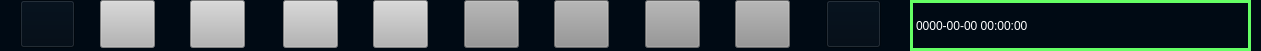
    <widget class="QWidget" name="widget_6" native="true">
     <property name="geometry">
      <rect>
       <x>330</x>
       <y>940</y>
       <width>1261</width>
       <height>51</height>
      </rect>
     </property>
     <property name="styleSheet">
      <string notr="true">background-color: rgb(0, 10, 20);</string>
     </property>
     <widget class="QPushButton" name="functionBt_06">
      <property name="geometry">
       <rect>
        <x>464</x>
        <y>0</y>
        <width>55</width>
        <height>48</height>
       </rect>
      </property>
      <property name="font">
       <font>
        <family>맑은 고딕</family>
        <pointsize>14</pointsize>
        <weight>50</weight>
        <italic>false</italic>
        <bold>false</bold>
       </font>
      </property>
      <property name="styleSheet">
       <string notr="true">background-color: rgb(147, 147, 147);</string>
      </property>
      <property name="text">
       <string/>
      </property>
      <property name="icon">
       <iconset>
        <normaloff>datas/images/13.png</normaloff>datas/images/13.png</iconset>
      </property>
      <property name="iconSize">
       <size>
        <width>55</width>
        <height>48</height>
       </size>
      </property>
     </widget>
     <widget class="QPushButton" name="functionBt_05">
      <property name="geometry">
       <rect>
        <x>373</x>
        <y>0</y>
        <width>55</width>
        <height>48</height>
       </rect>
      </property>
      <property name="font">
       <font>
        <family>맑은 고딕</family>
        <pointsize>14</pointsize>
        <weight>50</weight>
        <italic>false</italic>
        <bold>false</bold>
       </font>
      </property>
      <property name="styleSheet">
       <string notr="true">background-color: rgb(180, 180, 180);</string>
      </property>
      <property name="text">
       <string/>
      </property>
      <property name="icon">
       <iconset>
        <normaloff>datas/images/10.png</normaloff>datas/images/10.png</iconset>
      </property>
      <property name="iconSize">
       <size>
        <width>55</width>
        <height>48</height>
       </size>
      </property>
     </widget>
     <widget class="QPushButton" name="functionBt_04">
      <property name="geometry">
       <rect>
        <x>283</x>
        <y>0</y>
        <width>55</width>
        <height>48</height>
       </rect>
      </property>
      <property name="font">
       <font>
        <family>맑은 고딕</family>
        <pointsize>14</pointsize>
        <weight>50</weight>
        <italic>false</italic>
        <bold>false</bold>
       </font>
      </property>
      <property name="styleSheet">
       <string notr="true">background-color: rgb(180, 180, 180);</string>
      </property>
      <property name="text">
       <string/>
      </property>
      <property name="icon">
       <iconset>
        <normaloff>datas/images/7_1.png</normaloff>datas/images/7_1.png</iconset>
      </property>
      <property name="iconSize">
       <size>
        <width>55</width>
        <height>48</height>
       </size>
      </property>
     </widget>
     <widget class="QPushButton" name="functionBt_07">
      <property name="geometry">
       <rect>
        <x>554</x>
        <y>0</y>
        <width>55</width>
        <height>48</height>
       </rect>
      </property>
      <property name="font">
       <font>
        <family>맑은 고딕</family>
        <pointsize>14</pointsize>
        <weight>50</weight>
        <italic>false</italic>
        <bold>false</bold>
       </font>
      </property>
      <property name="styleSheet">
       <string notr="true">background-color: rgb(147, 147, 147);</string>
      </property>
      <property name="text">
       <string/>
      </property>
      <property name="icon">
       <iconset>
        <activeon>datas/images/Ado.jpeg</activeon>
       </iconset>
      </property>
      <property name="iconSize">
       <size>
        <width>55</width>
        <height>48</height>
       </size>
      </property>
     </widget>
     <widget class="QPushButton" name="functionBt_08">
      <property name="geometry">
       <rect>
        <x>645</x>
        <y>0</y>
        <width>55</width>
        <height>48</height>
       </rect>
      </property>
      <property name="font">
       <font>
        <family>맑은 고딕</family>
        <pointsize>14</pointsize>
        <weight>50</weight>
        <italic>false</italic>
        <bold>false</bold>
       </font>
      </property>
      <property name="styleSheet">
       <string notr="true">background-color: rgb(147, 147, 147);</string>
      </property>
      <property name="text">
       <string/>
      </property>
      <property name="icon">
       <iconset>
        <activeon>datas/images/Ado.jpeg</activeon>
       </iconset>
      </property>
      <property name="iconSize">
       <size>
        <width>55</width>
        <height>48</height>
       </size>
      </property>
     </widget>
     <widget class="QPushButton" name="functionBt_10">
      <property name="geometry">
       <rect>
        <x>826</x>
        <y>0</y>
        <width>55</width>
        <height>48</height>
       </rect>
      </property>
      <property name="font">
       <font>
        <family>맑은 고딕</family>
        <pointsize>14</pointsize>
        <weight>50</weight>
        <italic>false</italic>
        <bold>false</bold>
       </font>
      </property>
      <property name="styleSheet">
       <string notr="true">background-image: url(:/icons/images/Ado.jpeg);</string>
      </property>
      <property name="text">
       <string/>
      </property>
      <property name="icon">
       <iconset>
        <activeon>datas/images/Ado.jpeg</activeon>
       </iconset>
      </property>
      <property name="iconSize">
       <size>
        <width>55</width>
        <height>48</height>
       </size>
      </property>
     </widget>
     <widget class="QPushButton" name="functionBt_09">
      <property name="geometry">
       <rect>
        <x>735</x>
        <y>0</y>
        <width>55</width>
        <height>48</height>
       </rect>
      </property>
      <property name="font">
       <font>
        <family>맑은 고딕</family>
        <pointsize>14</pointsize>
        <weight>50</weight>
        <italic>false</italic>
        <bold>false</bold>
       </font>
      </property>
      <property name="styleSheet">
       <string notr="true">background-color: rgb(147, 147, 147);</string>
      </property>
      <property name="text">
       <string/>
      </property>
      <property name="icon">
       <iconset>
        <activeon>datas/images/Ado.jpeg</activeon>
       </iconset>
      </property>
      <property name="iconSize">
       <size>
        <width>55</width>
        <height>48</height>
       </size>
      </property>
     </widget>
     <widget class="QPushButton" name="functionBt_02">
      <property name="geometry">
       <rect>
        <x>100</x>
        <y>0</y>
        <width>55</width>
        <height>48</height>
       </rect>
      </property>
      <property name="font">
       <font>
        <family>맑은 고딕</family>
        <pointsize>14</pointsize>
        <weight>50</weight>
        <italic>false</italic>
        <bold>false</bold>
       </font>
      </property>
      <property name="styleSheet">
       <string notr="true">background-color: rgb(180, 180, 180);</string>
      </property>
      <property name="text">
       <string/>
      </property>
      <property name="icon">
       <iconset>
        <normaloff>datas/images/6.png</normaloff>datas/images/6.png</iconset>
      </property>
      <property name="iconSize">
       <size>
        <width>55</width>
        <height>48</height>
       </size>
      </property>
      <property name="autoDefault">
       <bool>false</bool>
      </property>
     </widget>
     <widget class="QPushButton" name="functionBt_01">
      <property name="geometry">
       <rect>
        <x>20</x>
        <y>0</y>
        <width>55</width>
        <height>48</height>
       </rect>
      </property>
      <property name="font">
       <font>
        <family>Bahnschrift SemiBold Condensed</family>
        <pointsize>24</pointsize>
        <weight>50</weight>
        <italic>false</italic>
        <bold>false</bold>
       </font>
      </property>
      <property name="styleSheet">
       <string notr="true"/>
      </property>
      <property name="text">
       <string/>
      </property>
      <property name="icon">
       <iconset>
        <activeon>datas/images/32.png</activeon>
       </iconset>
      </property>
      <property name="iconSize">
       <size>
        <width>55</width>
        <height>48</height>
       </size>
      </property>
     </widget>
     <widget class="QPushButton" name="functionBt_03">
      <property name="geometry">
       <rect>
        <x>190</x>
        <y>0</y>
        <width>55</width>
        <height>48</height>
       </rect>
      </property>
      <property name="font">
       <font>
        <family>맑은 고딕</family>
        <pointsize>14</pointsize>
        <weight>50</weight>
        <italic>false</italic>
        <bold>false</bold>
       </font>
      </property>
      <property name="layoutDirection">
       <enum>Qt::LeftToRight</enum>
      </property>
      <property name="styleSheet">
       <string notr="true">background-color: rgb(180, 180, 180);</string>
      </property>
      <property name="text">
       <string/>
      </property>
      <property name="icon">
       <iconset>
        <normaloff>datas/images/7.png</normaloff>datas/images/7.png</iconset>
      </property>
      <property name="iconSize">
       <size>
        <width>55</width>
        <height>48</height>
       </size>
      </property>
     </widget>
     <widget class="QLabel" name="timeedit">
      <property name="geometry">
       <rect>
        <x>910</x>
        <y>0</y>
        <width>341</width>
        <height>51</height>
       </rect>
      </property>
      <property name="styleSheet">
       <string notr="true">color: rgb(255, 255, 255);
border: 3px solid rgb(100, 255, 100);
font: 75 25pt &quot;맑은 고딕&quot;;</string>
      </property>
      <property name="text">
       <string>0000-00-00 00:00:00</string>
      </property>
     </widget>
    </widget>
